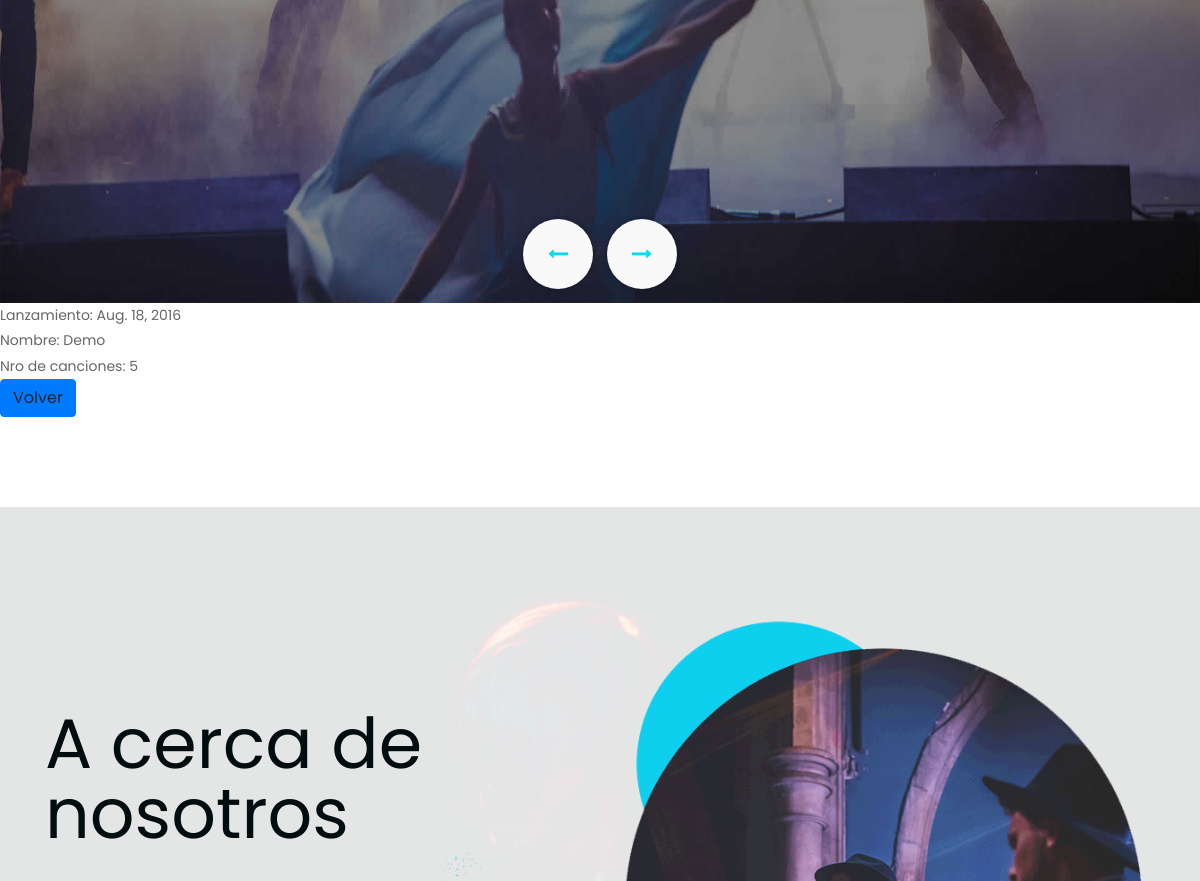
The page /album/view/2 (middle part) on the database as committed earlier.
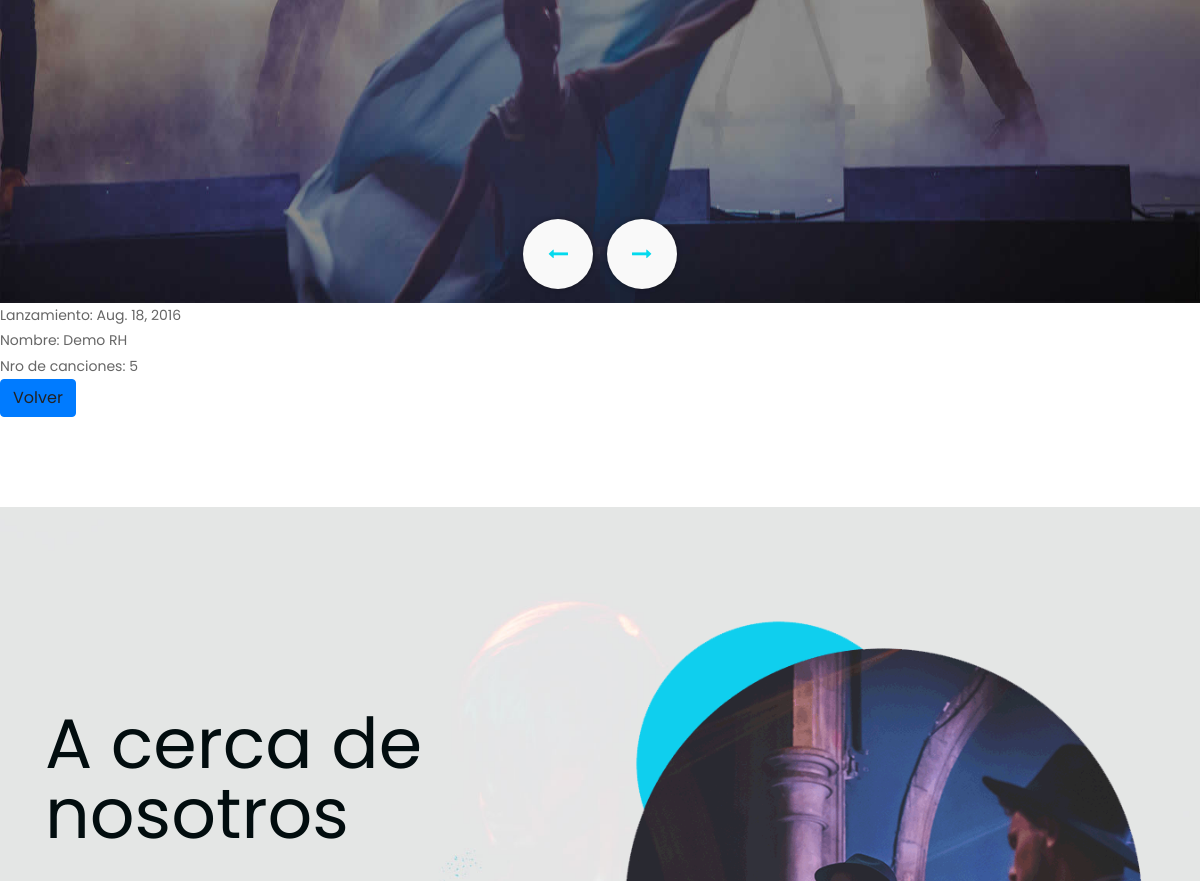
The same page on the database as committed later.
### AppMusic/models.py (models this page shows, shortened)
class Album(Model):
    fecha_lanzamiento = DateField()
    nombre_album = CharField(max_length=40)
    canciones = IntegerField()

### AppMusic/views.py (the view)
# urls.py: path('album/view/<pk>', AlbumDetailView.as_view(), name= 'album_view'),
class AlbumDetailView(DetailView):
    model= Album
    template_name = 'AppMusic/ver_album.html'

### template/AppMusic/ver_album.html
{% extends 'AppMusic/padre.html' %}
{% load static %}
{% block contenidoquecambia %}
<ul>
    <li>Lanzamiento: {{album.fecha_lanzamiento}} </li>
    <li>Nombre: {{album.nombre_album}} </li>
    <li>Nro de canciones: {{album.canciones}} </li>
</ul>
<li class="btn btn-primary"> <a href="{% url 'album' %}">Volver</a> </li>
{% endblock %}

Rows that differ between the two databases and show on the page:
changed Album: nombre_album "Demo" → "Demo RH"
